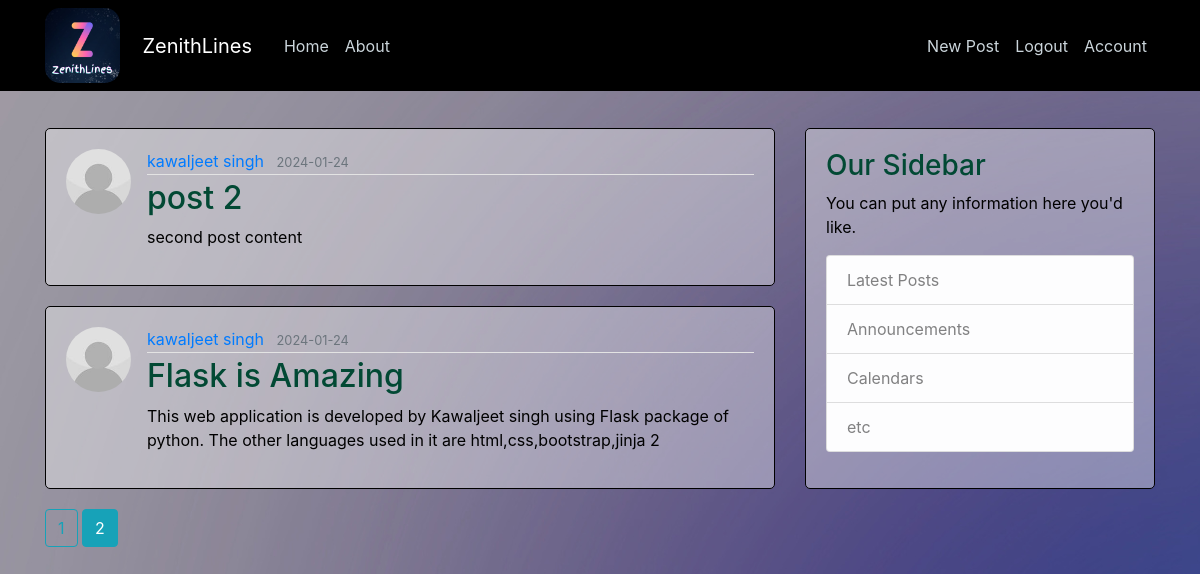
Screenshot of /home?page=2 (signed in) with the database file from the repository.
### ZenithLines/models.py (models this page shows, shortened)
class Post(db.Model):
    id = db.Column(db.Integer, primary_key=True)
    title = db.Column(db.String(100), nullable=False)
    date_posted = db.Column(db.DateTime, nullable=False, default=datetime.utcnow)
    content = db.Column(db.Text, nullable=False)
    user_id = db.Column(db.Integer, db.ForeignKey('user.id'), nullable=False)

class User(db.Model,UserMixin):
    id = db.Column(db.Integer, primary_key=True)
    username = db.Column(db.String(20), unique=True, nullable=False)
    email = db.Column(db.String(120), unique=True, nullable=False)
    image_file = db.Column(db.String(20), nullable=False, default='default.jpg')
    password = db.Column(db.String(60), nullable=False)
    posts = db.relationship('Post', backref='author', lazy='select')

### ZenithLines/main/routes.py (the view)
@main.route("/")
@main.route("/home")
def home():
    page = request.args.get('page',1,type=int)
    posts=Post.query.order_by(Post.date_posted.desc()).paginate(page=page,per_page=5)
    return render_template('home.html', posts=posts)

### ZenithLines/models.py (called while the page is built)
@login_manager.user_loader
def load_user(user_id):
    return User.query.get(int(user_id))

### ZenithLines/templates/home.html
{% extends "layout.html" %}
{% block content %}
    {% for post in posts.items %}
        <article class="media content-section">
          <img class="rounded-circle article-img" src="{{ url_for('static',filename=post.author.image_file) }}">
          <div class="media-body">
            <div class="article-metadata">
              <a class="mr-2" href="{{ url_for('users.user_posts', username=post.author.username) }}">{{ post.author.username }}</a>
              <small class="text-muted">{{ post.date_posted.strftime('%Y-%m-%d') }}</small>
            </div>
            <h2><a class="article-title" href="{{ url_for('posts.post',post_id=post.id) }}">{{ post.title }}</a></h2>
            <p class="article-content">{{ post.content }}</p>
          </div>
        </article>
    {% endfor %}
    {% for page_num in posts.iter_pages(left_edge=1, right_edge=1, left_current=1 , right_current=2 ) %}
        {% if page_num %}
          {% if posts.page ==page_num %}
            <a class="btn btn-info mb-4" href="{{ url_for('main.home',page=page_num) }}">{{ page_num }}</a>
          {% else %}
            <a class="btn btn-outline-info mb-4" href="{{ url_for('main.home',page=page_num) }}">{{ page_num }}</a>
          {% endif %}
        {% else %}
          ...
        {% endif %}
    {% endfor %}
{% endblock content %}

### ZenithLines/static/style.css (style rules this page uses)
body { background-image: url('backgroundimg.png'); color: #333333; margin-top: 5rem; }
h1, h2, h3, h4, h5, h6 { color: #024934; }
.content-section { background: #FDFCFC61; padding: 20px 20px; border: 1px solid black; border-radius: 5px; margin-bottom: 20px; }
.article-title { color: #024934; }
.article-content { color: black; white-space: pre-line; }
.article-img { height: 65px; width: 65px; margin-right: 16px; }
.article-metadata { padding-bottom: 1px; margin-bottom: 4px; border-bottom: 1px solid #e3e3e3 }
img { border-radius: 15px; }

### rows the page displays
Post: image_file (picture), author.username "kawaljeet singh", date_posted "2024-01-24", title "post 2", content "second post content"
Post: image_file (picture), author.username "kawaljeet singh", date_posted "2024-01-24", title "Flask is Amazing", content "This web application is developed by Kawaljeet singh using Flask package of python. The other languages used in it are html,css,bootstrap,jinja 2"

### other values shown
{{ page_num }} "1"
{{ page_num }} "2"
